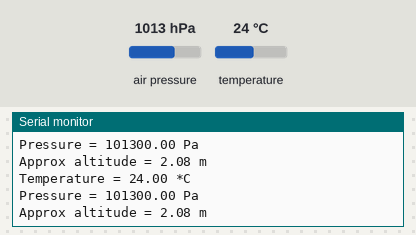
A sketch run on a simulated Arduino Uno, built with avr-gcc and run on an emulated ATmega328P. On the bench: the last lines printed to the serial monitor. The test bench sets the inputs (shaded band); at power-on: air pressure 1013 hPa, temperature 24 °C. Storage starts empty.

Above: at 1.2 s.
1.3 s: air pressure set to 952 hPa
At 1.61 s:
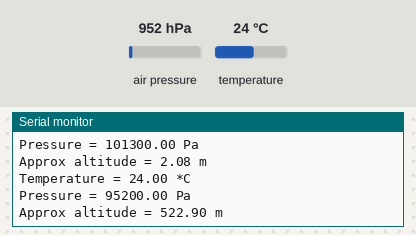
2.8 s: air pressure set to 1000 hPa
At 3.23 s:
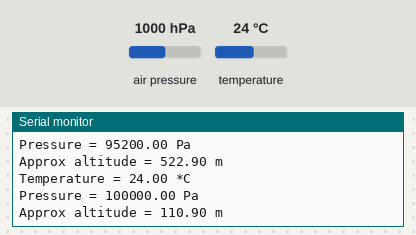
5.8 s: air pressure set to 1025 hPa
At 6.23 s:
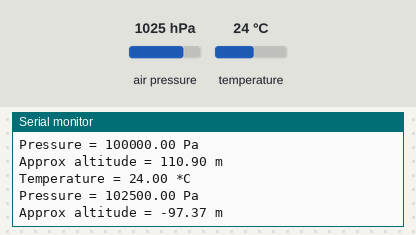
8.8 s: air pressure set to 1048 hPa
At 9.22 s:
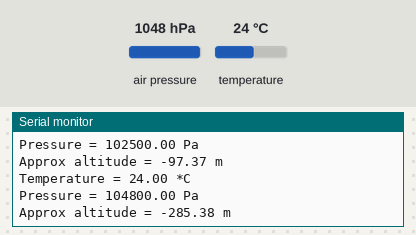
11.8 s: temperature set to 12 °C
At 12.23 s:
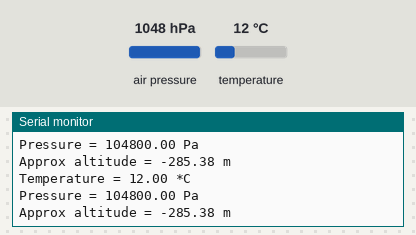
Timing chart, 0 to 14.3 s (numbered marks = the images above; inputs shaded):
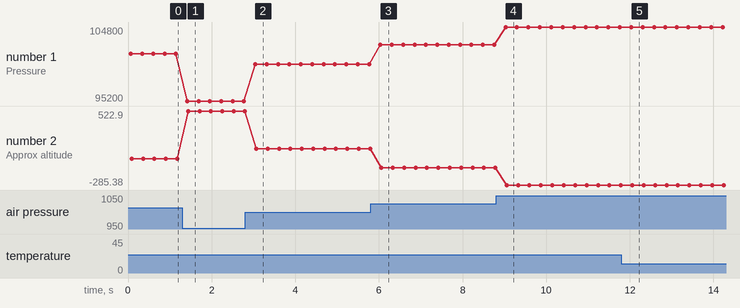

Measured:
- after the input at 1.3 s, the serial monitor: prints a new line after 0.12 s (image 1)
- after the input at 2.8 s, the serial monitor: prints a new line after 0.24 s (image 2)
- after the input at 5.8 s, the serial monitor: prints a new line after 0.24 s (image 3)
- after the input at 8.8 s, the serial monitor: prints a new line after 0.23 s (image 4)
- after the input at 11.8 s, the serial monitor: prints a new line after 0.21 s (image 5)
- plotted number 1: 101300 → 95200 after the input at 1.3 s, 95200 → 100000 after the input at 2.8 s, 100000 → 102500 after the input at 5.8 s, 102500 → 104800 after the input at 8.8 s
- plotted number 2: 2.08 → 522.9 after the input at 1.3 s, 522.9 → 110.9 after the input at 2.8 s, 110.9 → -97.37 after the input at 5.8 s, -97.37 → -285.38 after the input at 8.8 s

The sketch:

flight_computer_sketch_20240511173828.ino
```cpp
#include <Wire.h>
#include <SPI.h>
#include <Adafruit_BMP280.h>
#include <SD.h>

#define BMP_SCK  (13)
#define BMP_MISO (12)
#define BMP_MOSI (11)
#define BMP_CS   (10)

Adafruit_BMP280 bmp;

File flightComputerData;
const int chipselect = 10;

void setup() {

  //pinMode(LED_BUILTIN, OUTPUT);
  //digitalWrite(LED_BUILTIN, LOW);

  // put your setup code here, to run once:
  Serial.begin(9600);
  //while ( !Serial ) { delay(100); }

  Serial.println(F("BMP280 test"));
  unsigned status;

  status = bmp.begin(0x76);

  if (!status) {
    Serial.println(F("Could not find a valid BMP280 sensor, check wiring or "
                      "try a different address!"));
    Serial.print("SensorID was: 0x"); Serial.println(bmp.sensorID(),16);
    Serial.print("        ID of 0xFF probably means a bad address, a BMP 180 or BMP 085\n");
    Serial.print("   ID of 0x56-0x58 represents a BMP 280,\n");
    Serial.print("        ID of 0x60 represents a BME 280.\n");
    Serial.print("        ID of 0x61 represents a BME 680.\n");
    while (1) { delay(10); }
    bmp.setSampling(Adafruit_BMP280::MODE_NORMAL,
                      Adafruit_BMP280::SAMPLING_X2,
                      Adafruit_BMP280::SAMPLING_X16,
                      Adafruit_BMP280::FILTER_X16,
                      Adafruit_BMP280::STANDBY_MS_500);
  }

  if (!SD.begin(10)) {
    Serial.println("SD card initialization failed!");
    while (1) { delay(10); }
  }
  Serial.println("SD card initialized");

  flightComputerData = SD.open("data.txt", FILE_WRITE);

  //if (flightComputerData) {
  //  while (flightComputerData.available()) {
  //    Serial.write(flightComputerData.read());
  //  }

  //digitalWrite(LED_BUILTIN, HIGH);

}


void loop() {
  // put your main code here, to run repeatedly:
  //digitalWrite(LED_BUILTIN, HIGH);
  //delay(500);
  //digitalWrite(LED_BUILTIN, LOW);
  //delay(500);

  digitalWrite(LED_BUILTIN, HIGH);

  Serial.print(F("Temperature = "));
  Serial.print(bmp.readTemperature());
  Serial.println(" *C");

  Serial.print(F("Pressure = "));
  Serial.print(bmp.readPressure());
  Serial.println(" Pa");

  Serial.print(F("Approx altitude = "));
  Serial.print(bmp.readAltitude(1013.25));
  Serial.println(" m");

  Serial.println();
  delay(250);

  String datastring = "";
  if (flightComputerData) {
    flightComputerData.println(F("Approx altitude = "));
    flightComputerData.print(bmp.readAltitude(1013.25));
    flightComputerData.println(" m");

    flightComputerData.println(F("Approx pressure = "));
    flightComputerData.print(bmp.readPressure());
    flightComputerData.println(" Pa");

    flightComputerData.println(F("Approx temperature = "));
    flightComputerData.print(bmp.readTemperature());
    flightComputerData.println(" *C");

    flightComputerData.flush();
  }
}
```
